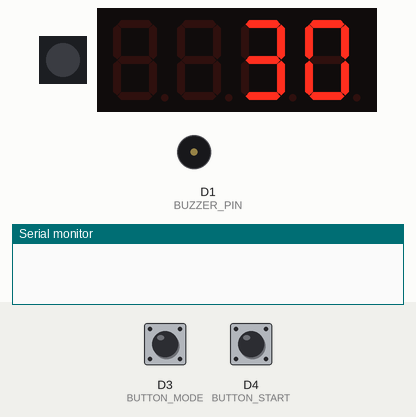
Recording of a sketch running on a simulated Arduino MKR. Parts: 1 RGB LEDs in strip order, left to right, 4-digit seven-segment display, buzzer (waves = sounding), the last lines printed to the serial monitor. The inputs (shaded band) are chosen by the test bench; at power-on: D4 (BUTTON_START) HIGH, D3 (BUTTON_MODE) HIGH.

Above: at 1.2 s.
1.3 s: D4 (BUTTON_START) pulled LOW for 0.15 s
At 1.45 s:
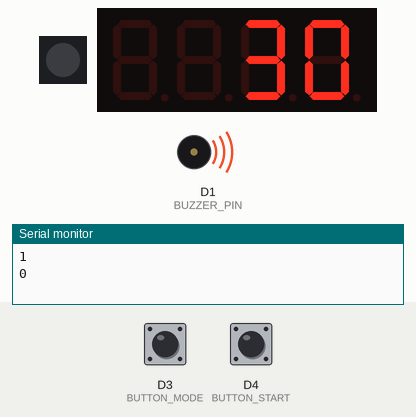
3.1 s: D3 (BUTTON_MODE) pulled LOW for 0.15 s
At 4.4 s:
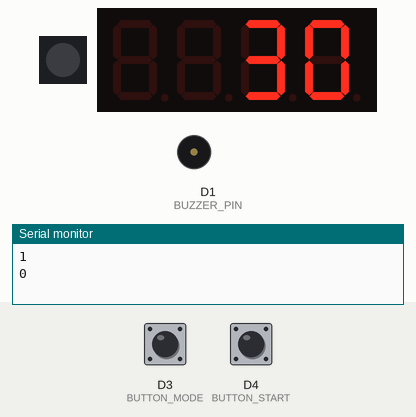
4.7 s: D3 (BUTTON_MODE) pulled LOW for 1 s
At 5.7 s:
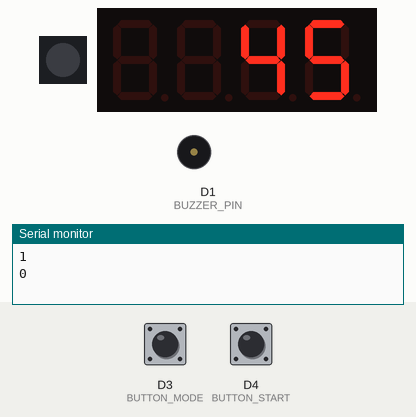
7.2 s: D4 (BUTTON_START) pulled LOW for 1 s
At 51.98 s:
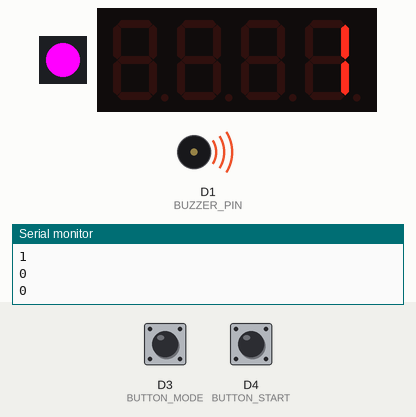
Timing chart, 0 to 53.6 s (numbered marks = the images above; inputs shaded):
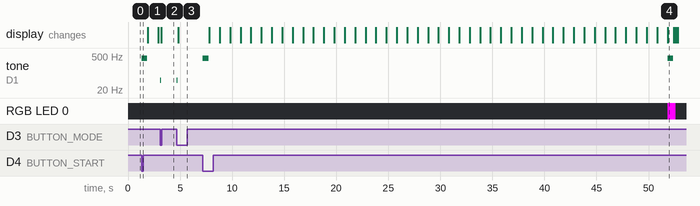

The sketch:

roundtimer.ino
```cpp
#include <Wire.h>
#include <Adafruit_GFX.h>
#include <Adafruit_LEDBackpack.h>
#include <FlashStorage.h>
#include <Adafruit_DotStar.h>
#include <SPI.h>

#define DEBUG false
#define NUMPIXELS 1
#define BUTTON_MODE  3
#define BUTTON_START 4
#define BUZZER_PIN   1
#define MAX_DURATION 9 //length of the tone
#define MAX_SOUNDS 9  // tone number
#define SLEEP_TIMEOUT 300000
const int intervals[] = {30, 45, 60, 120, 180, 300};
#define NUM_INTERVALS 6

Adafruit_7segment display = Adafruit_7segment();

struct Settings {
  uint8_t duration;      // 1–MAX_DURATION
  uint8_t interval;    // 0–4
  uint8_t soundIndex;  // 0–MAX_SOUNDS
};
FlashStorage(flashStore, Settings);
Settings settings;

int remainingTime = 0;
bool timerRunning = false;
bool sleeping = false;

unsigned long lastUpdate = 0, lastInteraction = 0;
bool lastModeBtn = HIGH, lastStartBtn = HIGH;

Adafruit_DotStar strip(NUMPIXELS, 7, 8, DOTSTAR_BGR);

void setup() {
  if(DEBUG) {Serial.begin(9600); while(!Serial) {}}

  strip.begin();  // Initialize pins for output
  strip.show();   // Turn all LEDs off

  pinMode(BUTTON_MODE, INPUT_PULLUP);
  pinMode(BUTTON_START, INPUT_PULLUP);
  pinMode(BUZZER_PIN, OUTPUT);
  noTone(BUZZER_PIN);

  Wire.begin();
  display.begin(0x70);
  display.setBrightness(3);
  display.clear();
  display.writeDisplay();
  if(DEBUG) Serial.println("Display initialized");

  settings = flashStore.read();
  if (settings.duration < 1 || settings.duration > MAX_DURATION) settings.duration = 1;
  if (settings.interval >= NUM_INTERVALS) settings.interval = 0;
  if (settings.soundIndex < 0 || settings.soundIndex > MAX_SOUNDS) settings.soundIndex = 0;

  remainingTime = intervals[settings.interval];
  sleeping = false;

  if(DEBUG) {
    Serial.print("Loaded duration: ");
    Serial.println(settings.duration);
    Serial.print("Loaded interval index: ");
    Serial.println(settings.interval);
    Serial.print("Loaded sound index: ");
    Serial.println(settings.soundIndex);
    Serial.print("Initial remainingTime: ");
    Serial.println(remainingTime);
  }
}

void loop() {
  handleButtons();

  if (timerRunning && millis() - lastUpdate >= 1000) {
    lastUpdate = millis();
    remainingTime--;
    if(DEBUG) Serial.print("Timer tick: ");
    if(DEBUG) Serial.println(remainingTime);

    if (remainingTime <= 0) {
      if(DEBUG) Serial.println("Timer reached 0. Buzz + Reset");
      strip.setPixelColor(0, strip.Color(255, 0, 255));  // PURPLE
      strip.show();
      playBuzzerTone(settings.soundIndex);
      blinkDisplay();
      strip.setPixelColor(0, strip.Color(0, 0, 0));    // Off
      strip.show();
      remainingTime = intervals[settings.interval];
    }
  }

  if(!sleeping) displayTime();

  if (!timerRunning && millis() - lastInteraction > SLEEP_TIMEOUT) {
    if(DEBUG) Serial.println("Inactivity timeout. Going to sleep.");
    sleepNow();
  }
}

void handleButtons() {
  bool modeBtn = digitalRead(BUTTON_MODE);
  bool startBtn = digitalRead(BUTTON_START);
  bool save = false;

  if (modeBtn == LOW || startBtn == LOW || timerRunning) {
    lastInteraction = millis();
    sleeping = false;
  }

  // Duration cycle: hold START, tap MODE
  if (startBtn == LOW && lastStartBtn == LOW && modeBtn == LOW && lastModeBtn == HIGH) {
    settings.duration += 1;
    if (settings.duration > MAX_DURATION) settings.duration = 1;
    if(DEBUG) Serial.print("Duration changed: ");
    if(DEBUG) Serial.println(settings.duration);
    playBuzzerAck();
    blinkSetting((char *)"dur", settings.duration);
    save = true;
  }

  // Sound cycle: hold MODE, tap START
  else if (modeBtn == LOW && lastModeBtn == LOW && startBtn == LOW && lastStartBtn == HIGH) {
    settings.soundIndex++;
    if (settings.soundIndex > MAX_SOUNDS) settings.soundIndex = 0;
    if(DEBUG) Serial.print("Sound changed: ");
    if(DEBUG) Serial.println(settings.soundIndex);
    playBuzzerAck();
    blinkSetting((char *)"tun", settings.soundIndex);
    save = true;
  }

  // MODE tapped
  else if (modeBtn == LOW && lastModeBtn == HIGH && startBtn == HIGH) {
    if (timerRunning || remainingTime < intervals[settings.interval]) {
      remainingTime = intervals[settings.interval];
      if(DEBUG) Serial.println("MODE tap: timer running — reset to interval time");
      timerRunning = false;
    } else {
      settings.interval = (settings.interval + 1) % NUM_INTERVALS;
      remainingTime = intervals[settings.interval];
      if(DEBUG) {
        Serial.print("Interval changed: ");
        Serial.print(settings.interval);
        Serial.print(" => ");
        Serial.println(remainingTime);
      }
      save = true;
    }
    playBuzzerAck();
  }

  // START tapped
  else if (startBtn == LOW && lastStartBtn == HIGH && modeBtn == HIGH) {
    timerRunning = !timerRunning;
    if(DEBUG) Serial.print("START tapped: timerRunning = "); Serial.println(timerRunning);
    playBuzzerTone(settings.soundIndex);
  }

  if (save) {
    flashStore.write(settings);
    if(DEBUG) Serial.println("Settings saved to flash.");
  }

  lastModeBtn = modeBtn;
  lastStartBtn = startBtn;
}
void displayTime() {
  display.println(remainingTime);
  display.writeDisplay();
}

void blinkDisplay() {
  display.print(0x8888, HEX);
  display.writeDisplay();
  delay(100);
  display.clear();
  display.writeDisplay();
  delay(60);
}

void blinkSetting(char *c, int v) {
  display.clear();
  char buf[5];
  snprintf(buf, sizeof(buf), "%3s%1d", c, v);

  display.print(buf);
  display.writeDisplay();
  delay(500);
  display.clear();
  display.writeDisplay();
}

void playBuzzerAck() {
  tone(BUZZER_PIN, 50);
  delay(100);
  noTone(BUZZER_PIN);
}

void playBuzzerTone(int idx) {
  int d = (settings.duration+1) * 3;
  if(DEBUG) Serial.print("Playing tone #"); Serial.println(idx);

  switch (idx) {
    case 0:  for (int f = 1; f < 15; f += 1) { tone(BUZZER_PIN, 400); delay(20+d); noTone(BUZZER_PIN); delay(10);} break;
    case 1: tone(BUZZER_PIN, 250); delay(100+d); tone(BUZZER_PIN, 100); delay(100+d); tone(BUZZER_PIN, 250); break;
    case 2: for (int f = 700; f > 200; f -= 20) { tone(BUZZER_PIN, f); delay(5+d); } break;
    case 3: for (int f = 200; f < 700; f += 20) { tone(BUZZER_PIN, f); delay(5+d); } break;
    case 4: tone(BUZZER_PIN, 300); break;
    case 5: tone(BUZZER_PIN, 700); delay(50+d);
            tone(BUZZER_PIN, 900); delay(50+d);
            tone(BUZZER_PIN, 300); break;
    case 6: tone(BUZZER_PIN, 900); delay(70+d);
            tone(BUZZER_PIN, 1100); delay(70+d);
            tone(BUZZER_PIN, 700); break;
    case 7: tone(BUZZER_PIN, 300); delay(90+d);
            tone(BUZZER_PIN, 500); delay(90+d);
            tone(BUZZER_PIN, 800); break;
    case 8: for (int f = 1000; f > 200; f -= 30) { tone(BUZZER_PIN, f); delay(3+d); } break;
    case 9:for (int f = 800; f > 100; f -= 40) { tone(BUZZER_PIN, f); delay(3+d); }
            delay(100+d); tone(BUZZER_PIN, 2000); break;
  }
  delay(100+d);
  noTone(BUZZER_PIN);
}

void sleepNow() {
  display.clear();
  display.writeDisplay();
  noTone(BUZZER_PIN);

  attachInterrupt(BUTTON_MODE, wake, FALLING);
  attachInterrupt(BUTTON_START, wake, FALLING);

  //USBDevice.detach();
  if(DEBUG) Serial.println("Entering sleep...");

  __WFI();  // Wait For Interrupt

  //USBDevice.attach();
  detachInterrupt(BUTTON_MODE);
  detachInterrupt(BUTTON_START);
  if(DEBUG) Serial.println("Woke from sleep.");
  lastInteraction = millis();
  sleeping = true;
}

void wake() {
  // Needed to wake from WFI
  sleeping = false;
  lastInteraction = millis();
  displayTime();
}
```

Measured:
- after the input at 1.3 s, tone on D1 (BUZZER_PIN): alternates 400 Hz for 0.03 s and silent for 0.01 s, 28 changes in all, then stays silent, starting at once
- after the input at 3.1 s, tone on D1 (BUZZER_PIN): silent → 50 Hz at once, → silent 0.10 s later; the display: changes after 0.10 s (image 2)
- after the input at 4.7 s, tone on D1 (BUZZER_PIN): silent → 50 Hz at once, → silent 0.10 s later; the display: changes after 0.10 s (image 3)
- after the input at 7.2 s, tone on D1 (BUZZER_PIN): goes 13 × (400 Hz 0.03 s, silent 0.01 s), 400 Hz 0.03 s, silent 44.1 s, 13 × (400 Hz 0.03 s, silent 0.01 s), 400 Hz 0.03 s, then silent, starting at once; RGB LED 0: off → RGB(255, 0, 255) after 44.6 s, → off 0.77 s later; the display: first changes after 0.62 s (image 4 shows a later state)
